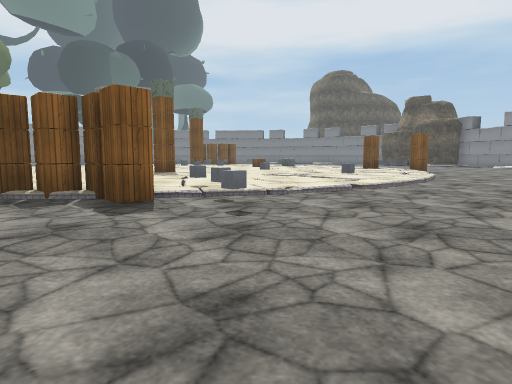
View 1 (above)

24 first-person views from a walk through a scene from a Unity 3-D project. The camera is 1.2 m above the floor, tilts 6° down and sees 75° across. The floor is counted in squares, 2 m on a side. Each view is taken from the middle of a square. On the plan, view 1 faces up. The plan holds only what a view shows up to about 10 squares ahead; the rest is blank. The place goes on beyond the plan. The player is left out. Some animated figures are not drawn. Some surface patterns are stand-ins.

View 2
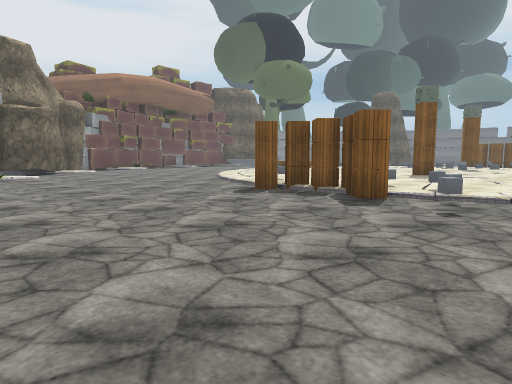

View 3
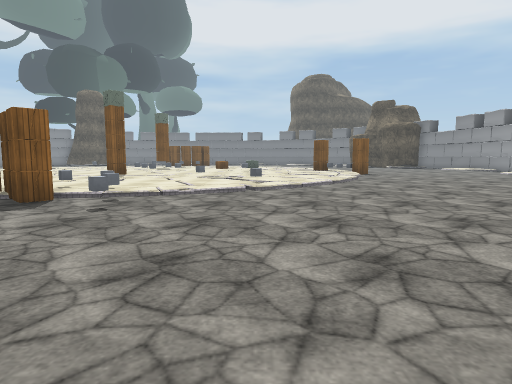

View 4
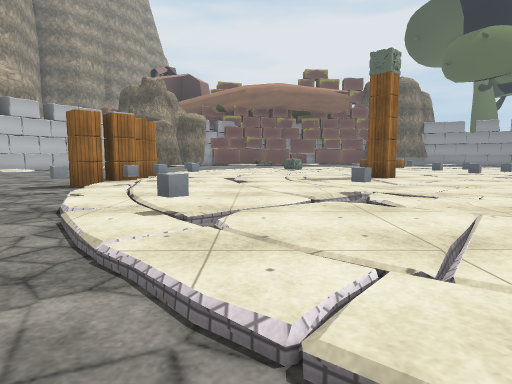

View 5
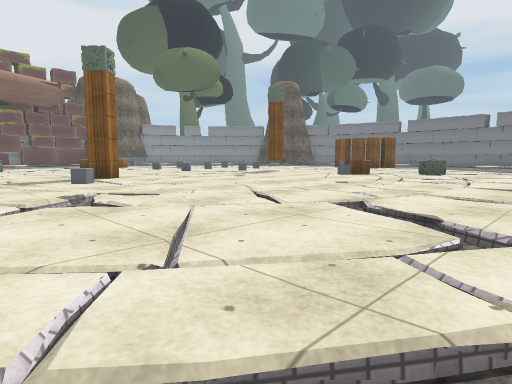

View 6
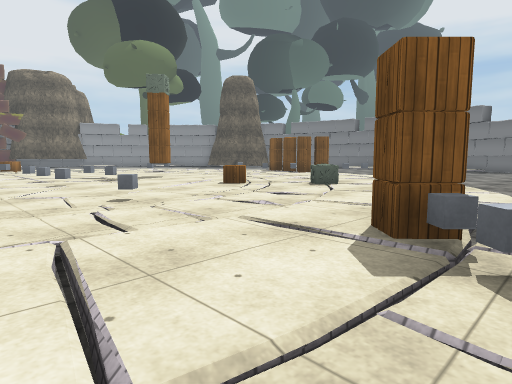

View 7
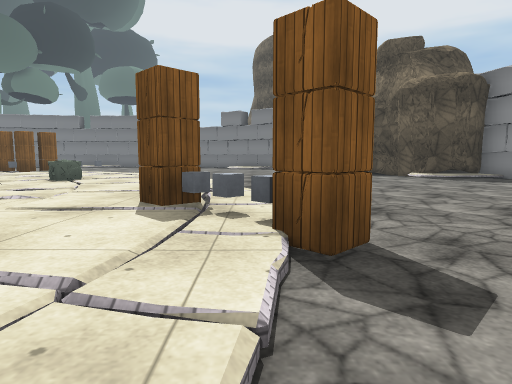

View 8
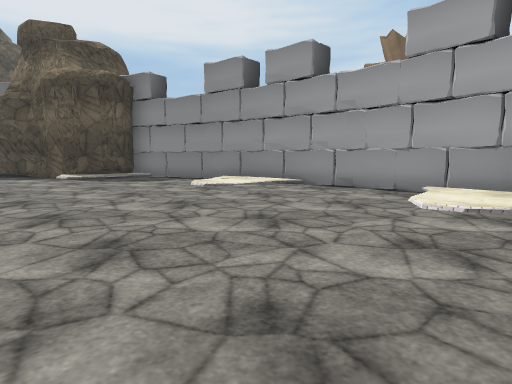

View 9
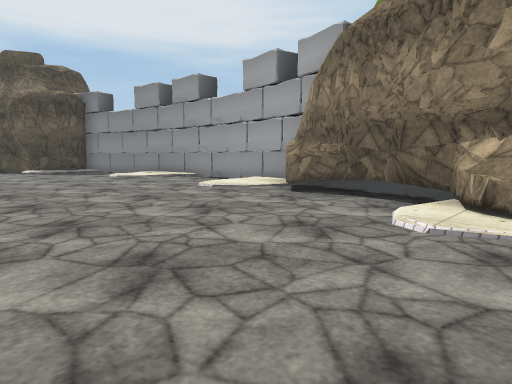

View 10
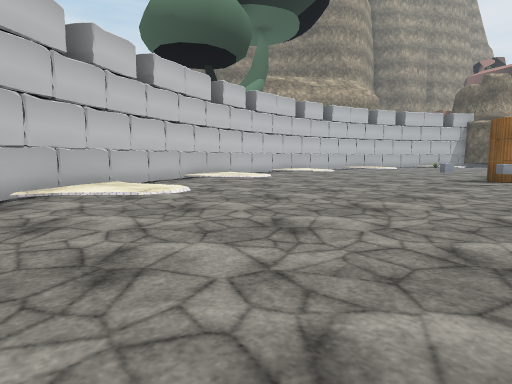

View 11
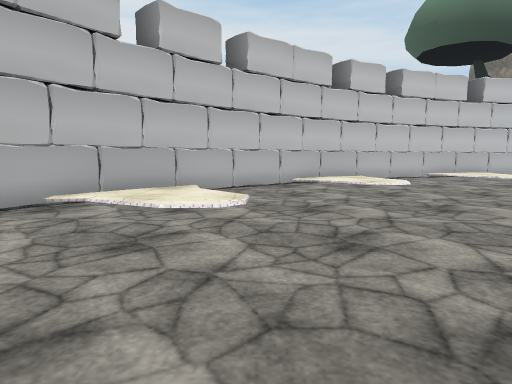

View 12
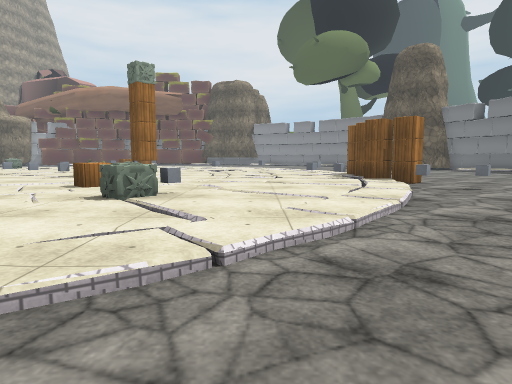

View 13
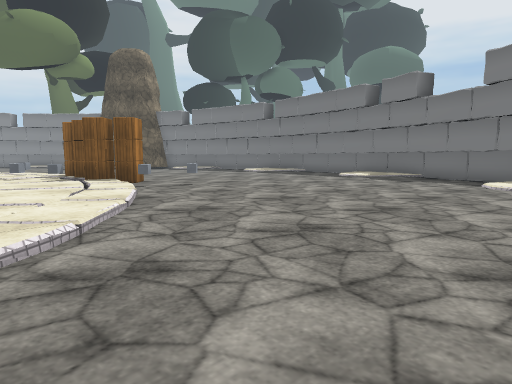

View 14
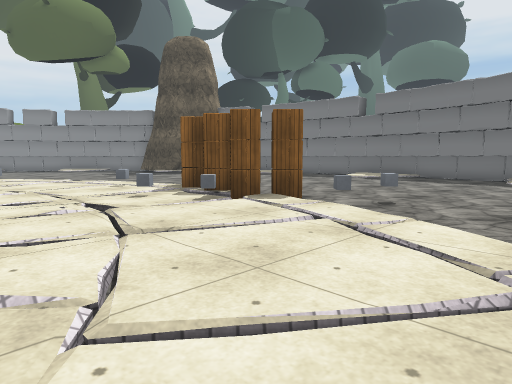

View 15
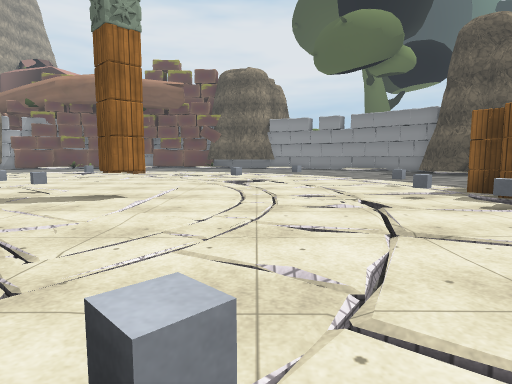

View 16
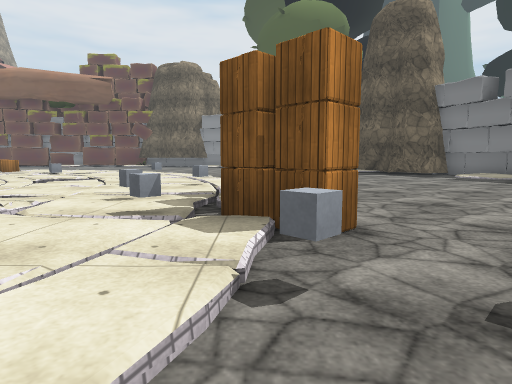

View 17
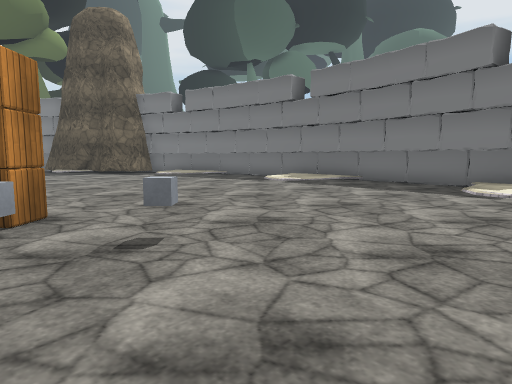

View 18
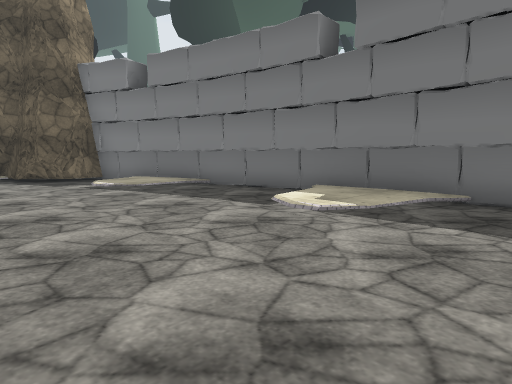

View 19
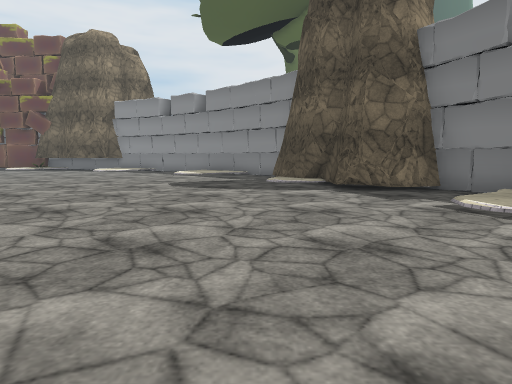

View 20
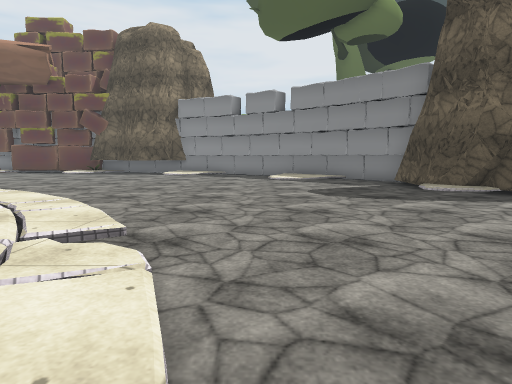

View 21
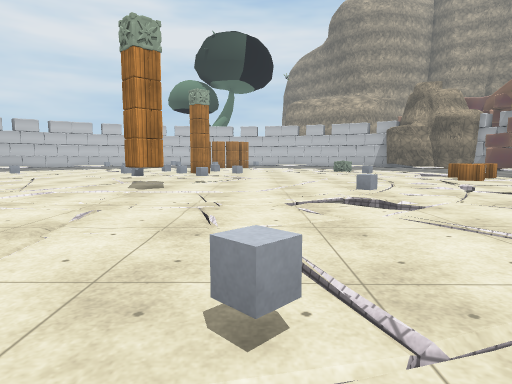

View 22
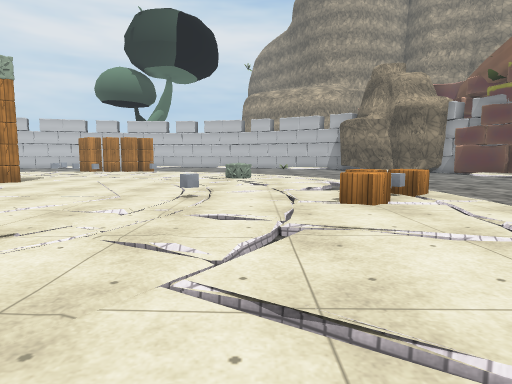

View 23
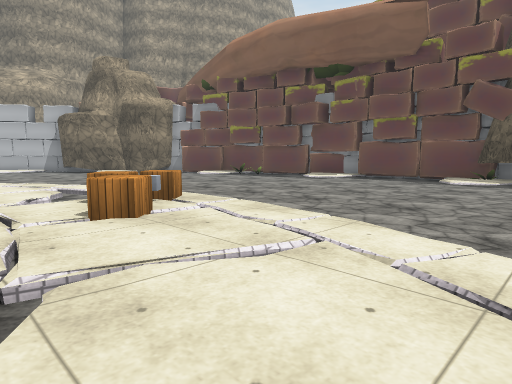

View 24
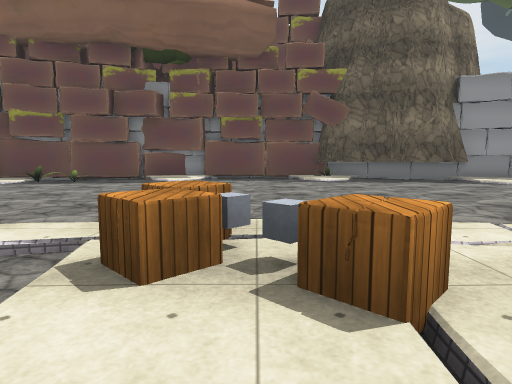

### Floor plan
Key: @ floor where view 1 was taken; # wall or solid block; . main floor; : floor 0.25 m higher than the main floor; / step, stairs or slope; ^ raised ledge; C cube; O other object.
Columns run from 20 left of view 1 to 14 right of it. Each row starts with its distance up from view 1.
 31              #########
 30           ####../:...:^###
 29           #.:/..//...//..#
 28         ###............../
 27      ####/.............../
 26      #....................
 25      /....................
 24      :/........  .O.C......
 23      .........//OOOC/......   ##
 22      .......///C:CC:///....   .#
 21  #:  ......//::/:C/::://...  ..###
 20  #// .....//O///:///::://..  ..//#
 19  #.......//::.://///:C:///.  ....^
 18  #.......////C:/:/:/::O://. ......#
 17 ##......//:///:::O:/O::::/  ....//#
 16 ##/.....///////:::/::::::// ..../:#
 15 #/....../OO://::C:O:::/::O/.......#
 14  .......OC::C//OOOO::C///CC.......#
 13  .......OO///:::O:O::://::O.......#
 12  :/...../.:////:::::////://...../:#
 11  //.....//:::/:::O:::////// .....##
 10   .....  /:O::::::::C::::/.......#
  9  #O.... .///: ::::.:C.:///.......#
  8  #O/    ..     :::::::///....../##
  7  ##     ..      :O::::C/......./
  6               /O:OOC://........
  5              .//OOOC............
  4             ........C........:/#
  3            ................../##
  2           ...................##
  1           ...............///##
  0           O../......@//../:##
 -1                  :...//..###
 -2                       ####

Where each view was taken, in squares from view 1:
view 1: 0 up, 0 right, facing up
view 2: 1 down, 1 right, facing up-left
view 3: 1 down, 2 right, facing up
view 4: 8 up, 5 right, facing left
view 5: 8 up, 5 right, facing up-left
view 6: 12 up, 6 right, facing up-left
view 7: 11 up, 6 right, facing up
view 8: 11 up, 8 right, facing up-right
view 9: 7 up, 8 right, facing up-right
view 10: 6 up, 8 right, facing down-left
view 11: 8 up, 8 right, facing down
view 12: 20 up, 6 right, facing left
view 13: 20 up, 6 right, facing up-left
view 14: 19 up, 2 right, facing up-left
view 15: 19 up, 2 right, facing left
view 16: 23 up, 1 right, facing left
view 17: 23 up, 2 right, facing up-left
view 18: 26 up, 1 left, facing up-left
view 19: 26 up, 4 left, facing left
view 20: 23 up, 5 left, facing left
view 21: 23 up, 5 left, facing down
view 22: 19 up, 9 left, facing down
view 23: 18 up, 9 left, facing down-left
view 24: 14 up, 9 left, facing left
